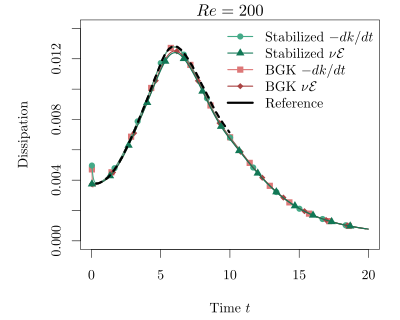

Generate this figure with R:
require (tikzDevice)
library(tikzDevice)
tikz("200_dissipation.tex", standAlone=TRUE, height=3.2, width=4)

source("colors.R")

#read data
#Re100_bgk = read.table(file="../results/Re100-ref4-p5-coll0-sl1-CFL7.07107/plot/data.txt")
#Re100_reg = read.table(file="../results/Re100-ref4-p5-coll0-sl1-CFL7.07107-reg1/plot/data.txt")
Re200_bgk = read.table(file="../results/Re200-ref4-p5-coll0-sl1-CFL7.07107/plot/data.txt")
Re200_reg = read.table(file="../results/Re200-ref4-p5-coll0-sl1-CFL7.07107-reg1/plot/data.txt")
#Re400_bgk = read.table(file="../results/Re400-ref4-p5-coll0-sl1-CFL7.07107/plot/data.txt")
#Re400_reg = read.table(file="../results/Re400-ref4-p5-coll0-sl1-CFL7.07107-reg1/plot/data.txt")
#Re800_bgk = read.table(file="../results/Re800-ref4-p5-coll0-sl1-CFL7.07107/plot/data.txt")
#Re800_reg = read.table(file="../results/Re800-ref4-p5-coll0-sl1-CFL7.07107-reg1/plot/data.txt")
#Re1600_bgk = read.table(file="../results/Re1600-ref4-p5-coll0-sl1-CFL7.07107/plot/data.txt")
#Re1600_reg = read.table(file="../results/Re1600-ref4-p5-coll0-sl1-CFL7.07107-reg1/plot/data.txt")

Re100_ref = read.table(file="Brachet_1983_100.txt")
Re200_ref = read.table(file="Brachet_1983_200.txt")
Re400_ref = read.table(file="Brachet_1983_400.txt")
Re800_ref = read.table(file="Brachet_1983_800.txt")
Re1600_ref = read.table(file="Brachet_1983_1600.txt")

#preparation
seq_14=seq(1,length(Re200_bgk$t),length(Re200_bgk$t)/14)
seq_12=seq(1,length(Re200_bgk$t),length(Re200_bgk$t)/12)
seq_13=seq(1,length(Re200_bgk$t),length(Re200_bgk$t)/13)
seq_15=seq(1,length(Re200_bgk$t),length(Re200_bgk$t)/15)

#plot (bootom left top right)
par( mai = c(0.7, 0.8, 0.2, 0.2) )

plot(1,type="n", xlim=c(0,20), ylim=c(0,0.014), xlab="Time $t$", ylab="Dissipation")
#Re100
#points (Re100_bgk$t, Re100_bgk$dissipation, type="l", lw=2, col=BGKC1)
#points (Re100_bgk$t[seq_14], Re100_bgk$dissipation[seq_14], type="p", lw=2, pch=3, col=BGKC1)
#points (Re100_reg$t, Re100_reg$dissipation, type="l", lw=2, col=REGC1)
#points (Re100_reg$t[seq_12], Re100_reg$dissipation[seq_12], type="p", lw=2, pch=1, col=REGC1)
#points (Re100_ref$V1, Re100_ref$V2, type="l", lw=2, col="black")
#Re200
#points (Re200_bgk$t, Re200_bgk$dissipation, type="l", lw=2, col=BGKC1)
#points (Re200_bgk$t[seq_14], Re200_bgk$dissipation[seq_14], type="p", lw=2, pch=3, col=BGKC1)
#points (Re200_reg$t, Re200_reg$dissipation, type="l", lw=2, col=REGC1)
#points (Re200_reg$t[seq_12], Re200_reg$dissipation[seq_12], type="p", lw=2, pch=1, col=REGC1)
#points (Re200_ref$V1, Re200_ref$V2, type="l", lw=2, col="black")
#Re400
#points (Re400_bgk$t, Re400_bgk$dissipation, type="l", lw=2, col=BGKC1)
#points (Re400_bgk$t[seq_14], Re400_bgk$dissipation[seq_14], type="p", lw=2, pch=3, col=BGKC1)
#points (Re400_reg$t, Re400_reg$dissipation, type="l", lw=2, col=REGC1)
#points (Re400_reg$t[seq_12], Re400_reg$dissipation[seq_12], type="p", lw=2, pch=1, col=REGC1)
#points (Re400_ref$V1, Re400_ref$V2, type="l", lw=2, col="black")
#Re800
points (Re200_bgk$t, Re200_bgk$dissipation, type="l", lw=2, col=BGKC1)
points (Re200_bgk$t[seq_14], Re200_bgk$dissipation[seq_14], type="p", lw=2, pch=BGKP1, col=BGKC1)
points (Re200_reg$t, Re200_reg$dissipation, type="l", lw=2, col=REGC1)
points (Re200_reg$t[seq_12], Re200_reg$dissipation[seq_12], type="p", lw=2, pch=REGP1, col=REGC1)
points (Re200_bgk$t, Re200_bgk$enstrophy/200, type="l", lw=2, col=BGKC2)
points (Re200_bgk$t[seq_13], Re200_bgk$enstrophy[seq_13]/200, type="p", lw=2, pch=BGKP2, col=BGKC2)
points (Re200_reg$t, Re200_reg$enstrophy/200, type="l", lw=2, col=REGC2)
points (Re200_reg$t[seq_15], Re200_reg$enstrophy[seq_15]/200, type="p", lw=2, pch=REGP2, col=REGC2)
points (Re200_ref$V1, Re200_ref$V2, type="l", lw=4, lty=2, col="black")
#Re1600
#points (Re1600_bgk$t, Re1600_bgk$dissipation, type="l", lw=2, col=BGKC1)
#points (Re1600_bgk$t[seq_14], Re1600_bgk$dissipation[seq_14], type="p", lw=2, pch=3, col=BGKC1)
#points (Re1600_reg$t, Re1600_reg$dissipation, type="l", lw=2, col=REGC1)
#points (Re1600_reg$t[seq_12], Re1600_reg$dissipation[seq_12], type="p", lw=2, pch=1, col=REGC1)
#points (Re1600_ref$V1, Re1600_ref$V2, type="l", lw=2, col="black")

legend("topright", bty="n", legend=c("Stabilized $-dk/dt$","Stabilized $\\nu \\mathcal{E}$","BGK $-dk/dt$","BGK $\\nu \\mathcal{E}$","Reference"), col=c( REGC1,REGC2,BGKC1,BGKC2, "black"), lw=c(2,2,2,2,4), lty=c(1,1,1,1,1), pch=c(REGP1,REGP2,BGKP1,BGKP2,-1))
title("$Re=200$")
#text(-0.5,0.004,"$Re=800$")
dev.off()
